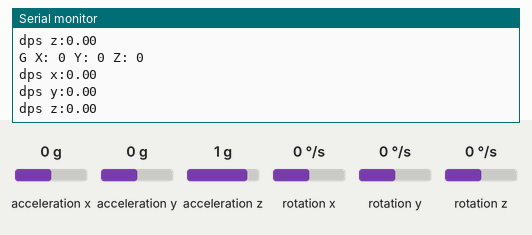
A sketch run on a simulated Arduino Uno, built with avr-gcc and run on an emulated ATmega328P. Parts: the last lines printed to the serial monitor. Inputs (shaded band) come from the test bench; at power-on: rotation x 0 °/s, rotation y 0 °/s, rotation z 0 °/s, acceleration x 0 g, acceleration y 0 g, acceleration z 1 g.

Above: at 1.2 s.
1.3 s: rotation x set to -192 °/s
At 1.38 s:
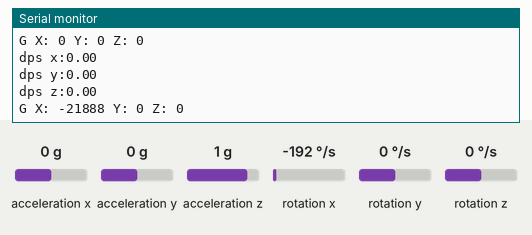
4.3 s: rotation y set to -192 °/s
At 4.45 s:
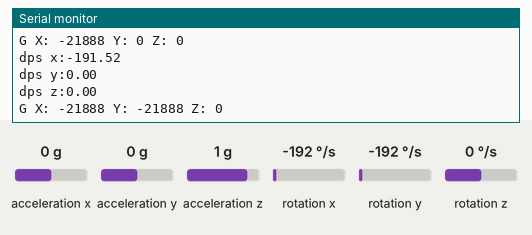
5.8 s: rotation z set to 192 °/s
At 5.86 s:
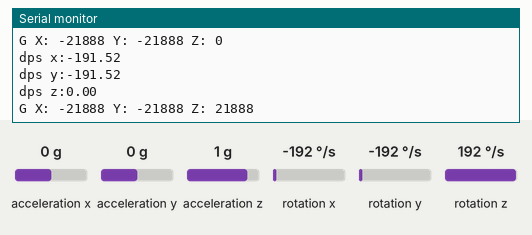
8.8 s: rotation z set to -100 °/s
At 8.95 s:
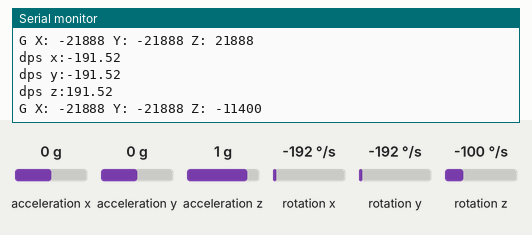
Timing chart, 0 to 11.8 s (numbered marks = the images above; inputs shaded):
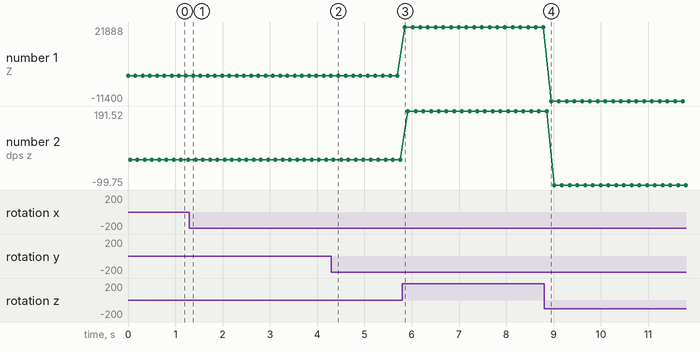

The sketch:

SerialMOD.ino
```cpp
/*
The sensor outputs provided by the library are the raw 16-bit values
obtained by concatenating the 8-bit high and low gyro data registers.
They can be converted to units of dps (degrees per second) using the
conversion factors specified in the datasheet for your particular
device and full scale setting (gain).

Example: An L3GD20H gives a gyro X axis reading of 345 with its
default full scale setting of +/- 245 dps. The So specification
in the L3GD20H datasheet (page 10) states a conversion factor of 8.75
mdps/LSB (least significant bit) at this FS setting, so the raw
reading of 345 corresponds to 345 * 8.75 = 3020 mdps = 3.02 dps.
*/

#include <Wire.h>
#include <L3G.h>

L3G gyro;

void setup() {
  Serial.begin(9600);
  Wire.begin();

  if (!gyro.init())
  {
    Serial.println("Failed to autodetect gyro type!");
    while (1);
  }

  gyro.enableDefault();
}

void loop() {
  gyro.read();

  Serial.print("G ");
  Serial.print("X: ");
  Serial.print((int)gyro.g.x);
  Serial.print(" Y: ");
  Serial.print((int)gyro.g.y);
  Serial.print(" Z: ");
  Serial.println((int)gyro.g.z);

  Serial.print("dps x:");
  Serial.println((int)gyro.g.x*8.75/1000);
  Serial.print("dps y:");
  Serial.println((int)gyro.g.y*8.75/1000);
  Serial.print("dps z:");
  Serial.println((int)gyro.g.z*8.75/1000);

  delay(150);
}
```

Measured:
- after the input at 1.3 s, the serial monitor: prints a new line after 0.08 s (image 1)
- after the input at 4.3 s, the serial monitor: prints a new line after 0.15 s (image 2)
- after the input at 5.8 s, the serial monitor: prints a new line after 0.05 s (image 3)
- after the input at 8.8 s, the serial monitor: prints a new line after 0.15 s (image 4)
- plotted number 1: 0 → 21888 after the input at 5.8 s, 21888 → -11400 after the input at 8.8 s
- plotted number 2: 0 → 191.52 after the input at 5.8 s, 191.52 → -99.75 after the input at 8.8 s
